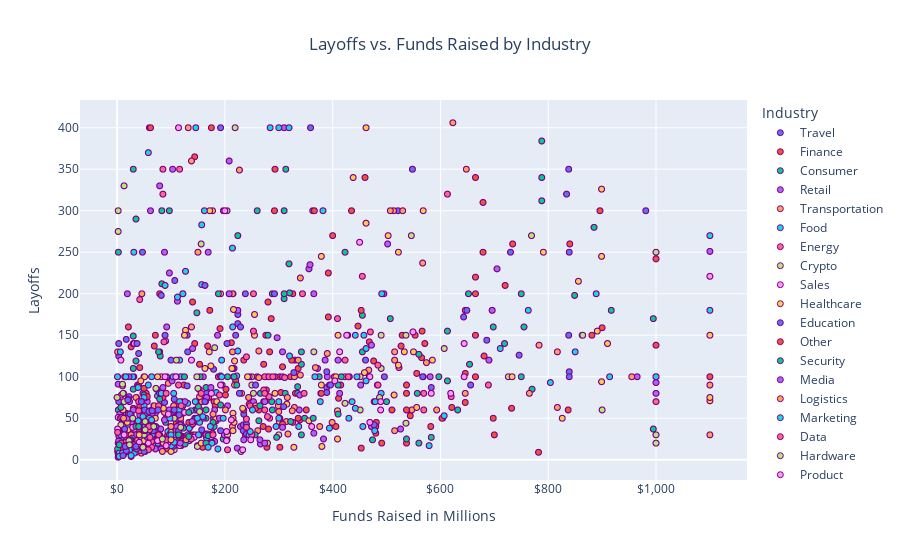

Notebook code for this chart:
### Code cell
# Enhanced scatter plot for layoffs vs. funds raised colored by industry
fig_funds = px.scatter(
    clean_df,
    x = 'Funds_Raised',
    y = 'Layoffs',
    title = 'Layoffs vs. Funds Raised by Industry',
    color = 'Industry',
    hover_name = 'Company',
    labels = {'Funds_Raised': 'Funds Raised in Millions'}
)

# Formatting title and x-axis
fig_funds.update_layout(
    title_x = 0.5,
    xaxis_tickprefix = '$',
    xaxis_tickformat = ',.0f'
)

fig_funds.update_traces(marker = {'line': {'color': '#800080', 'width': 1}})

fig_funds.show()

### Figure 1 — Plotly figure (JSON) as saved in the notebook; plotly's stock layout.template omitted (floating-point values rounded to 4 significant figures; data arrays with more than 128 entries replaced by an {"elided": "..."} marker saying what was removed)
{"data": [{"hovertemplate": "<b>%{hovertext}</b><br><br>Industry=Travel<br>Funds Raised in Millions=%{x}<br>Layoffs=%{y}<extra></extra>", "hovertext": ["Vacasa", "Sonder", "Kiwi.com", "TripAdvisor", "Hopper", "Evolve", "Inspirato", "Evolve", "Sonder", "Inspirato", "AvantStay", "Sonder", "Impala", "Pollen", "GetYourGuide", "MakeMyTrip", "Skyscanner", "MakeMyTrip", "PickYourTrail", "Pollen", "Kayak / OpenTable", "Horizn Studios", "Klook", "Frontdesk", "FabHotels", "TravelTriangle", "TripActions", "WanderJaunt", "Sonder", "The Guild", "Remote Year", "Inspirato"], "legendgroup": "Travel", "marker": {"color": "#636efa", "line": {"color": "#800080", "width": 1}, "symbol": "circle"}, "mode": "markers", "name": "Travel", "showlegend": true, "type": "scattergl", "x": [834, 839, 107, 3, 730, 224, 179, 224, 839, 179, 686, 839, 32, 238, 656, 548, 197.2, 548, 3, 88, 229, 30, 521, 3, 48, 47, 981, 26, 359, 36, 17, 79], "xaxis": "x", "y": [320, 106, 216, 125, 250, 175, 50, 164, 100, 109, 144, 250, 30, 200, 90, 350, 300, 350, 70, 69, 160, 15, 300, 35, 80, 250, 300, 56, 400, 38, 50, 130], "yaxis": "y"}, {"hovertemplate": "<b>%{hovertext}</b><br><br>Industry=Finance<br>Funds Raised in Millions=%{x}<br>Layoffs=%{y}<extra></extra>", "hovertext": {"elided": "171 str values"}, "legendgroup": "Finance", "marker": {"color": "#EF553B", "line": {"color": "#800080", "width": 1}, "symbol": "circle"}, "mode": "markers", "name": "Finance", "showlegend": true, "type": "scattergl", "x": {"elided": "171 int values"}, "xaxis": "x", "y": {"elided": "171 int values"}, "yaxis": "y"}, {"hovertemplate": "<b>%{hovertext}</b><br><br>Industry=Consumer<br>Funds Raised in Millions=%{x}<br>Layoffs=%{y}<extra></extra>", "hovertext": ["Bumble", "Storytel", "Mozilla", "iRobot", "Discord", "Loco", "Discord", "Sonos", "Linktree", "Koo", "Eventbrite", "iRobot", "DraftKings", "Tilting Point", "Thumbtack", "Houzz", "Wildlife Studios", "Kabam", "Linktree", "iRobot", "Jam City", "Lightricks", "Niantic", "Superhuman", "Gather", "IRL", "Mobile Premier League", "Airtime", "Skillz", "Picsart", "Cameo", "Xiaohongshu", "Glossier", "Mozilla", "Sonos", "BookMyShow", "Jiobit", "Houzz", "GoPro", "VSCO", "GetNinjas", "Iflix", "Rover", "Thumbtack"], "legendgroup": "Consumer", "marker": {"color": "#00cc96", "line": {"color": "#800080", "width": 1}, "symbol": "circle"}, "mode": "markers", "name": "Consumer", "showlegend": true, "type": "scattergl", "x": [313, 312, 2.3, 30, 995, 52, 995, 455.2, 165, 50, 557, 30, 719, 235, 698, 613, 260, 244, 165, 30, 652, 335, 770, 108, 76, 197, 375, 33, 287, 195, 165, 917, 266, 2.3, 455.2, 224, 12, 613, 288, 90, 16, 348, 310, 423], "xaxis": "x", "y": [350, 80, 60, 350, 170, 40, 37, 130, 60, 78, 80, 85, 140, 60, 160, 95, 300, 35, 50, 140, 200, 80, 85, 23, 30, 25, 100, 30, 70, 90, 87, 180, 80, 250, 174, 270, 6, 155, 200, 45, 11, 50, 194, 250], "yaxis": "y"}, {"hovertemplate": "<b>%{hovertext}</b><br><br>Industry=Retail<br>Funds Raised in Millions=%{x}<br>Layoffs=%{y}<extra></extra>", "hovertext": ["Finder", "Tails.com", "Riskified", "BlissClub", "Rent the Runway", "Trigo", "Etsy", "ManoMano", "Hodinkee", "Omuni", "Copia", "Artsy", "Away", "Redbubble", "Meesho", "Karma", "Airtasker", "Livspace", "Leafly", "Dukaan", "Boxed", "Fetch", "The RealReal", "Chrono24", "DealShare", "Enjoei", "Saks.com", "Cart.com", "Moglix", "Everlane", "UpScalio", "Back Market", "BigCommerce", "Carousell", "Ula", "Thread", "Lyst", "SIRCLO", "Trax", "Salsify", "Leafly", "Pomelo Fashion", "Packable", "Marketforce", "MadeiraMadeira", "Shogun", "Mejuri", "Glossier", "Heroes", "Involves", "Syte", "Enjoy", "Nate", "StockX", "Trax", "Bonsai", "CityMall", "Swappie", "Berlin Brands Group", "Stitch Fix", "Boozt", "iPrice Group", "VTEX", "AliExpress Russia", "Bonsai", "Facily", "Trell", "Worksmith", "Glossier", "Zilingo", "Branch", "The Sill", "Trax", "Shipsi", "StockX", "Casper", "Zilingo", "Shop101", "The RealReal", "Mejuri", "Meesho", "Ibotta", "Away", "Minted", "Salsify", "1stdibs", "ThirdLove", "B8ta", "GoSpotCheck", "Leafly", "Tamara Mellon"], "legendgroup": "Retail", "marker": {"color": "#ab63fa", "line": {"color": "#800080", "width": 1}, "symbol": "circle"}, "mode": "markers", "name": "Retail", "showlegend": true, "type": "scattergl", "x": [30, 5, 229, 20, 526, 199, 97, 705, 40, 10, 103, 100, 181, 55, 1100, 34, 26, 431, 71, 17, 365, 581, 356, 205, 390, 14, 965, 383, 472, 176, 62, 1000, 224, 372, 140, 40, 144, 92, 1000, 452, 71, 120, 472, 42, 338, 114, 28, 266, 265, 23, 71, 310, 47, 690, 1000, 27, 112, 169, 1000, 79, 56, 26, 365, 60, 27, 502, 62, 3.8, 186.4, 307, 2, 7, 386, 2, 160, 339, 307, 19, 358, 28, 215, 85, 181, 297, 97, 253, 68, 88, 47, 2, 90], "xaxis": "x", "y": [60, 55, 40, 21, 37, 30, 225, 230, 24, 60, 350, 35, 22, 70, 251, 20, 45, 100, 40, 56, 32, 100, 230, 65, 100, 31, 100, 25, 40, 30, 25, 93, 180, 110, 134, 30, 50, 160, 80, 90, 56, 55, 138, 54, 60, 48, 50, 19, 24, 70, 13, 400, 30, 120, 100, 30, 191, 250, 100, 330, 70, 50, 200, 400, 29, 260, 300, 30, 150, 100, 3, 20, 120, 20, 100, 78, 44, 200, 235, 36, 200, 87, 60, 147, 60, 70, 65, 250, 23, 91, 20], "yaxis": "y"}, {"hovertemplate": "<b>%{hovertext}</b><br><br>Industry=Transportation<br>Funds Raised in Millions=%{x}<br>Layoffs=%{y}<extra></extra>", "hovertext": ["Voi", "Innoviz", "First Mode", "Our Next Energy", "Nexar", "Spinny", "Eroad", "TrueCar", "Zoomo", "AEye", "Wejo", "Moladin", "REE Automotive", "Tier Mobility", "Bounce", "TuSimple", "Buser", "Otonomo", "Motive", "Voi", "Carwow", "Zoomo", "Spin", "99", "Tier Mobility", "Rad Power Bikes", "Canoo", "Clutch", "Oye Rickshaw", "Baton", "Superpedestrian", "Voi", "Bird", "SWVL", "Rad Power Bikes", "Virgin Hyperloop", "Bounce", "Waze", "Bounce", "SpotHero", "TrueCar", "Ridecell", "Lime", "Divergent 3D", "Ike", "CarGurus", "Kodiak Robotics", "Zoox", "Scoop", "BusBud", "Turo", "Bird", "Getaround", "Zipcar", "HopSkipDrive"], "legendgroup": "Transportation", "marker": {"color": "#FFA15A", "line": {"color": "#800080", "width": 1}, "symbol": "circle"}, "mode": "markers", "name": "Transportation", "showlegend": true, "type": "scattergl", "x": [515, 547, 9, 390, 149, 513, 46, 340, 105, 314, 376, 138, 317, 646, 214, 648, 138, 231, 567, 515, 157, 105, 8, 244, 646, 329, 300, 153, 13, 13, 261, 515, 783, 132, 329, 368, 214.2, 67, 214.2, 117, 340, 73, 765, 88, 52, 1, 40, 955, 95, 21, 467, 623, 403, 107, 45], "xaxis": "x", "y": [120, 60, 48, 128, 17, 300, 200, 102, 27, 46, 40, 360, 31, 80, 40, 350, 160, 80, 237, 130, 70, 65, 78, 75, 180, 63, 58, 76, 40, 16, 35, 35, 138, 400, 100, 111, 200, 30, 130, 40, 219, 35, 80, 57, 10, 130, 15, 100, 92, 23, 108, 406, 100, 100, 8], "yaxis": "y"}, {"hovertemplate": "<b>%{hovertext}</b><br><br>Industry=Food<br>Funds Raised in Millions=%{x}<br>Layoffs=%{y}<extra></extra>", "hovertext": ["Gro Intelligence", "Licious", "7Shifts", "FreshDirect", "Beyond Meat", "Dunzo", "7shifts", "Grabango", "Twiga", "WayCool", "Perfect Day", "Ritual", "Olo", "Grubhub", "Flink", "Cornershop", "Ynsect", "Dunzo", "BharatAgri", "Chope", "ChowNow", "Wonder", "Vendease", "Kitopi", "Zomato", "Twiga", "Iron Ox", "Oda", "Oda", "Oda", "Beyond Meat", "Beyond Meat", "Foxtrot", "Beyond Meat", "Lunchbox", "ChowNow", "Ritual", "Aqgromalin", "JOKR", "Weee!", "Food52", "Zak", "Food52", "Liv Up", "Daily Harvest", "Quandoo", "Postmates", "Thriver", "Sweetgreen", "TouchBistro", "Spyce", "ezCater", "Ritual", "Synergysuite", "Iris Nova", "Bevi"], "legendgroup": "Food", "marker": {"color": "#19d3f3", "line": {"color": "#800080", "width": 1}, "symbol": "circle"}, "mode": "markers", "name": "Food", "showlegend": true, "type": "scattergl", "x": [118, 490, 131, 280, 122, 458, 131, 94, 157, 363, 711, 134, 184, 284, 1000, 31, 579, 382, 21, 50, 64, 850, 43, 804, 914, 157, 103, 377, 477, 479, 122, 122, 166, 122, 72, 64, 134, 12, 430, 863, 176, 29, 176, 118, 120, 39, 763, 53, 478, 224, 26, 319, 112, 6, 15, 60], "xaxis": "x", "y": [20, 80, 68, 100, 65, 150, 30, 34, 283, 300, 134, 38, 81, 400, 100, 250, 17, 300, 40, 65, 40, 130, 27, 93, 100, 211, 50, 70, 70, 70, 200, 200, 26, 40, 60, 100, 23, 80, 50, 150, 21, 100, 20, 100, 60, 87, 180, 75, 35, 131, 4, 400, 196, 5, 9, 30], "yaxis": "y"}, {"hovertemplate": "<b>%{hovertext}</b><br><br>Industry=Energy<br>Funds Raised in Millions=%{x}<br>Layoffs=%{y}<extra></extra>", "hovertext": ["Otovo", "Aurora Solar", "NuScale Power", "Enphase Energy", "Nori", "Brighte", "RigUp", "Ecobee"], "legendgroup": "Energy", "marker": {"color": "#FF6692", "line": {"color": "#800080", "width": 1}, "symbol": "circle"}, "mode": "markers", "name": "Energy", "showlegend": true, "type": "scattergl", "x": [247, 523, 470, 116, 13, 145, 423, 149], "xaxis": "x", "y": [65, 111, 154, 350, 10, 30, 120, 47], "yaxis": "y"}, {"hovertemplate": "<b>%{hovertext}</b><br><br>Industry=Crypto<br>Funds Raised in Millions=%{x}<br>Layoffs=%{y}<extra></extra>", "hovertext": ["Fireblocks", "Polygon", "Chainalysis", "Chia Network", "TaxBit", "Autograph", "TRM Labs", "Community Gaming", "Anchorage Digital", "Polygon", "Fireblocks", "Protocol Labs", "Chainalysis", "Matrixport", "Shakepay", "Luno", "Blockchain.com", "ConsenSys", "Huobi", "CoinJar", "Candy Digital", "Lemon", "Quidax", "Ocavu", "Exodus", "Dapper Labs", "2TM", "Coinsquare", "Immutable", "Blockchain.com", "Gemini", "Unstoppable Domains", "Bullish", "Celsius", "Abra", "Huobi", "Banxa", "Bitpanda", "BitOasis", "TIFIN", "BlockFi", "Crypto.com", "Gemini", "2TM", "Bitso", "Buenbit", "BitMEX", "ConsenSys"], "legendgroup": "Crypto", "marker": {"color": "#B6E880", "line": {"color": "#800080", "width": 1}, "symbol": "circle"}, "mode": "markers", "name": "Crypto", "showlegend": true, "type": "scattergl", "x": [1000, 451, 536, 70, 253, 205, 149, 18, 487, 451, 1000, 10, 536, 100, 45, 13, 490, 726, 2, 1, 100, 17, 3, 11, 60, 607, 250, 98, 279, 490, 423, 7, 300, 864, 106, 2, 13, 546, 30, 204, 1000, 156, 423, 250, 378, 11, 0, 10], "xaxis": "x", "y": [20, 60, 150, 26, 80, 30, 16, 17, 75, 100, 30, 89, 44, 29, 21, 330, 110, 100, 275, 10, 33, 100, 20, 20, 59, 134, 100, 30, 20, 150, 68, 42, 30, 150, 12, 300, 70, 270, 9, 24, 250, 260, 100, 90, 80, 80, 75, 91], "yaxis": "y"}, {"hovertemplate": "<b>%{hovertext}</b><br><br>Industry=Sales<br>Funds Raised in Millions=%{x}<br>Layoffs=%{y}<extra></extra>", "hovertext": ["Impact.com", "Bullhorn", "Highspot", "ZoomInfo", "Crossbeam", "Outreach", "ServiceTitan", "Gong", "Salesloft", "Highspot", "PartnerStack", "Springbig", "CaptivateIQ", "Pipedrive", "Khoros", "6sense", "Demandbase", "Outreach", "Introhive", "Forma.ai", "Mercos", "Loopio"], "legendgroup": "Sales", "marker": {"color": "#FF97FF", "line": {"color": "#800080", "width": 1}, "symbol": "circle"}, "mode": "markers", "name": "Sales", "showlegend": true, "type": "scattergl", "x": [361, 32, 644, 7, 116, 489, 1100, 583, 245, 644, 36, 32, 164, 90, 138, 426, 143, 489, 125, 58, 2, 11], "xaxis": "x", "y": [40, 140, 140, 120, 17, 70, 221, 80, 100, 100, 40, 37, 31, 143, 120, 150, 27, 60, 57, 15, 51, 11], "yaxis": "y"}, {"hovertemplate": "<b>%{hovertext}</b><br><br>Industry=Healthcare<br>Funds Raised in Millions=%{x}<br>Layoffs=%{y}<extra></extra>", "hovertext": ["Cue Health", "SonderMind", "Nevro", "BenchSci", "NanoString Technologies", "Cue Health", "InSightec", "Nomad Health", "Carbon Health", "Absci", "Kenko Health", "Huma", "Kenko Health", "Doximity", "23andMe", "TytoCare", "Headspace", "CareRev", "23andMe", "Cityblock Health", "Twist Bioscience", "Healthy.io", "Cue Health", "Examedi", "iCAD", "Pristyn Care", "Cerebral", "Olive AI", "Beam Benefits", "Wheel", "Guardant Health", "Innovaccer", "MediBuddy", "Teladoc Health", "Clue", "Akili Labs", "Headspace", "Komodo Health", "Alice", "Synthego", "Pear Therapeutics", "Pear Therapeutics", "Plum", "Repertoire Immune Medicines", "Kry", "Cerebral", "OrCam", "Antidote Health", "Synapsica", "Redesign Health", "BioMarin", "Vesalius Therapeutics", "Brave Care", "Innovaccer", "GoodRx", "TCR2", "54gene", "Wheel", "AlayaCare", "Sema4", "ContraFect", "Truepill", "Calm", "Quanterix", "10X Genomics", "Pear Therapeutics ", "Eucalyptus", "Clarify Health", "RealSelf", "Calibrate", "Sidecar Health", "Vezeeta", "HealthMatch", "Sami", "Breathe", "Sanar", "Truepill", "Carbon Health", "Kry", "Adaptive Biotechnologies", "Alto Pharmacy", "Redox", "Welkin Health", "RealSelf", "Komodo Health", "Forward", "Sage Therapeutics", "Opencare", "PatientPop", "Incredible Health"], "legendgroup": "Healthcare", "marker": {"color": "#FECB52", "line": {"color": "#800080", "width": 1}, "symbol": "circle"}, "mode": "markers", "name": "Healthcare", "showlegend": true, "type": "scattergl", "x": [899, 183, 556, 164, 826, 899, 733, 218, 522, 238, 14, 217, 14, 82, 1100, 156, 216, 51, 1100, 891, 503, 185, 899, 19, 59, 177, 462, 856, 168, 215, 550, 379, 192, 172, 47, 301, 215, 514, 174, 459, 409, 409, 20, 257, 568, 462, 86, 36, 4, 315, 585, 75, 42, 379, 910, 173, 44, 215, 293, 791, 380, 255, 218, 533, 242, 409, 69, 328, 42, 127, 163, 71, 20, 36, 6, 11, 255, 522, 568, 406, 356, 50, 29, 42, 50, 100, 438, 24, 75, 15], "xaxis": "x", "y": [245, 49, 63, 70, 50, 94, 100, 119, 114, 30, 50, 45, 50, 100, 71, 20, 181, 100, 75, 155, 270, 70, 326, 45, 23, 300, 285, 215, 31, 56, 130, 245, 200, 300, 31, 46, 50, 78, 113, 105, 59, 59, 36, 65, 300, 400, 62, 23, 30, 67, 120, 29, 40, 90, 140, 30, 95, 35, 80, 250, 16, 175, 90, 130, 100, 25, 50, 15, 11, 156, 110, 50, 18, 75, 50, 60, 150, 250, 100, 100, 47, 44, 10, 40, 23, 10, 340, 18, 100, 9], "yaxis": "y"}, {"hovertemplate": "<b>%{hovertext}</b><br><br>Industry=Education<br>Funds Raised in Millions=%{x}<br>Layoffs=%{y}<extra></extra>", "hovertext": ["Top Hat", "Physics Wallah", "SchoolMint", "Paper", "Top Hat", "Paper", "Chegg", "Trybe", "Guild", "Paper", "Domestika", "Course Hero", "LearnUpon", "Thinkific", "Pluralsight", "Outschool", "Teachmint", "ApplyBoard", "Unacademy", "Udacity", "Trybe", "LEAD", "On Deck", "Career Karma", "Outschool", "MasterClass", "Unacademy", "Studio", "Preply", "BookClub", "FrontRow", "Vedantu", "On Deck", "Domestika", "Thinkific", "Flockjay", "Instructure", "Top Hat", "ContaAzul", "Coding Dojo"], "legendgroup": "Education", "marker": {"color": "#636efa", "line": {"color": "#800080", "width": 1}, "symbol": "circle"}, "mode": "markers", "name": "Education", "showlegend": true, "type": "scattergl", "x": [234, 100, 8, 389, 234, 389, 227, 40, 643, 389, 130, 477, 56, 22, 192, 240, 118, 483, 838, 235, 40, 166, 20, 51, 240, 461, 838, 50, 100, 26, 17, 292, 20, 130, 22, 14, 89, 104, 37, 2], "xaxis": "x", "y": [35, 120, 29, 87, 42, 106, 80, 128, 172, 81, 89, 42, 27, 76, 400, 43, 45, 90, 350, 55, 47, 80, 73, 60, 31, 120, 150, 33, 26, 12, 145, 200, 72, 150, 100, 37, 150, 16, 140, 7], "yaxis": "y"}, {"hovertemplate": "<b>%{hovertext}</b><br><br>Industry=Other<br>Funds Raised in Millions=%{x}<br>Layoffs=%{y}<extra></extra>", "hovertext": ["Zoom", "WeTransfer", "Lucid Software", "Tekion", "Fable", "Calendly", "AudioCodes", "Torii", "ClickUp", "Vendr", "Similarweb", "AudioCodes", "Upwork", "Chief", "Benchling", "WalkMe", "Viasat", "Slite", "Symend", "MyGate", "Kinde", "Pico Interactive", "Smartsheet", "Electric", "Miro", "Workato", "Hubilo", "Benevity", "Starry", "Unico", "Qualtrics", "WalkMe", "SoundHound", "LeafLink", "ResearchGate", "TealBook", "Similarweb", "Lokalise", "Asana", "Jimdo", "SoundHound", "Unico", "Infarm", "Q4", "Fiverr", "Zencity", "Hopin", "Lendis", "Rows", "Tonkean", "Dutchie", "ClickUp", "Meero", "Hopin", "Element AI", "Automation Anywhere", "Submittable"], "legendgroup": "Other", "marker": {"color": "#EF553B", "line": {"color": "#800080", "width": 1}, "symbol": "circle"}, "mode": "markers", "name": "Other", "showlegend": true, "type": "scattergl", "x": [276, 64, 170, 435, 12, 351, 91, 65, 537, 216, 235, 91, 168, 140, 411, 307, 366, 15, 148, 79, 10, 62, 152, 212, 476, 415, 153, 69, 260, 336, 400, 307, 326, 379, 87, 73, 235, 56, 453, 28, 326, 336, 604, 91, 111, 51, 1000, 90, 25, 83, 603, 537, 293, 1000, 257, 840, 17], "xaxis": "x", "y": [150, 35, 75, 300, 13, 60, 80, 28, 90, 100, 60, 80, 137, 43, 74, 112, 300, 10, 50, 200, 8, 400, 85, 141, 119, 90, 115, 137, 100, 110, 270, 43, 200, 80, 25, 34, 120, 76, 180, 50, 45, 50, 50, 50, 60, 30, 242, 18, 18, 23, 50, 60, 350, 138, 62, 260, 30], "yaxis": "y"}, {"hovertemplate": "<b>%{hovertext}</b><br><br>Industry=Security<br>Funds Raised in Millions=%{x}<br>Layoffs=%{y}<extra></extra>", "hovertext": ["Proofpoint", "Orca Security", "At-Bay", "Veriff", "SecureWorks", "Kape Technologies", "Deep Instict", "Deepwatch", "Expel", "Dragos", "Akamai", "Sonatype", "Bishop Fox", "Zscaler", "Stytch", "Veriff", "SecureWorks", "AU10TIX", "Ermetic", "Jumpcloud", "Jumio", "ForeScout", "CyCognito", "Armis", "Perimeter 81", "Aqua Security", "OwnBackup", "Varonis", "Checkmarx", "Cybereason", "Snyk", "InfoSum", "Truiloo", "Immersive Labs", "NSO", "Tufin", "Malwarebytes", "Latch", "Transmit Security", "Aura", "Pipl", "IronNet", "IronNet", "Finite State", "Cybereason", "Latch", "Latch", "Lastline", "Veriff", "Tor", "Aqua Security"], "legendgroup": "Security", "marker": {"color": "#00cc96", "line": {"color": "#800080", "width": 1}, "symbol": "circle"}, "mode": "markers", "name": "Security", "showlegend": true, "type": "scattergl", "x": [885, 632, 296, 192, 83, 188, 322, 256, 288, 364, 35, 154, 146, 148, 126, 192, 83, 80, 97, 416, 205, 125, 153, 537, 165, 265, 507, 30, 92, 750, 849, 88, 474, 123, 1, 21, 80, 342, 583, 500, 19, 410, 410, 49, 750, 342, 342, 52, 7, 1, 100], "xaxis": "x", "y": [280, 60, 27, 101, 300, 200, 46, 30, 60, 50, 290, 100, 50, 177, 19, 66, 212, 19, 30, 100, 100, 100, 30, 25, 20, 65, 170, 110, 100, 200, 198, 20, 24, 38, 100, 55, 125, 115, 27, 70, 22, 90, 55, 16, 100, 130, 30, 50, 63, 13, 24], "yaxis": "y"}, {"hovertemplate": "<b>%{hovertext}</b><br><br>Industry=Media<br>Funds Raised in Millions=%{x}<br>Layoffs=%{y}<extra></extra>", "hovertext": ["Wattpad", "Storytel", "Audible", "Roku", "StreamElements", "Highsnobiety", "Plex", "Chingari", "TheSkimm", "BuzzFeed", "Roku", "Wattpad", "CNET", "Pocket Aces", "TheSkimm", "Vox Media", "SmartNews", "StreamElements", "Minute Media", "Kaltura", "BuzzFeed", "Roku", "Cloudinary", "Flipboard", "Acast", "Patreon", "Vox Media", "Substack", "Elementor", "OpenWeb", "Wave Sports and Entertainment", "Outside", "Legible", "Storytel", "The Athletic", "Culture Trip", "TheSkimm", "Patreon", "Group Nine Media", "Bustle Digital Group", "Highsnobiety", "Maven", "Overtime"], "legendgroup": "Media", "marker": {"color": "#ab63fa", "line": {"color": "#800080", "width": 1}, "symbol": "circle"}, "mode": "markers", "name": "Media", "showlegend": true, "type": "scattergl", "x": [117, 275, 14, 208, 111, 8, 81, 88, 28, 696, 208, 117, 20, 19, 28, 307, 410, 111, 160, 166, 696, 208, 100, 235, 126, 413, 307, 82, 65, 223, 65, 174, 3, 275, 139, 102, 28, 165, 190, 80, 8.5, 77, 35], "xaxis": "x", "y": [20, 80, 100, 360, 60, 24, 37, 48, 22, 180, 200, 42, 12, 50, 17, 130, 120, 40, 50, 75, 180, 200, 40, 24, 70, 80, 39, 13, 60, 14, 56, 87, 23, 100, 46, 95, 26, 30, 50, 24, 51, 31, 30], "yaxis": "y"}, {"hovertemplate": "<b>%{hovertext}</b><br><br>Industry=Logistics<br>Funds Raised in Millions=%{x}<br>Layoffs=%{y}<extra></extra>", "hovertext": ["Veho", "Flexe", "Flexe", "Freightos", "Convoy", "Project44", "Flock Freight", "Loggi", "GoBolt", "Forto", "Shippo", "FourKites", "Sendy", "Sendy", "Project44", "Fabric", "Sendle", "Swyft", "FarEye", "Convoy", "Stord", "Samsara", "Transfix", "Bringg", "EasyPost", "Arrive Logistics", "KeepTruckin", "uShip"], "legendgroup": "Logistics", "marker": {"color": "#FFA15A", "line": {"color": "#800080", "width": 1}, "symbol": "circle"}, "mode": "markers", "name": "Logistics", "showlegend": true, "type": "scattergl", "x": [299, 263, 263, 118, 1100, 817, 399, 507, 178, 593, 154, 201, 26, 26, 817, 336, 69, 20, 150, 1100, 325, 530, 128, 84, 12, 35, 227, 69], "xaxis": "x", "y": [65, 99, 131, 50, 30, 130, 45, 300, 55, 60, 60, 60, 54, 30, 63, 120, 27, 10, 250, 90, 59, 300, 24, 10, 50, 75, 349, 65], "yaxis": "y"}, {"hovertemplate": "<b>%{hovertext}</b><br><br>Industry=Marketing<br>Funds Raised in Millions=%{x}<br>Layoffs=%{y}<extra></extra>", "hovertext": ["MVPindex", "Inmobi", "FullStory", "VideoAmp", "Drift", "Captiv8", "Outbrain", "Airmeet", "Brightcove", "Permutive", "OneFootball", "Basis Technologies", "Wix", "TripleLift", "#Paid", "Innovid", "Namogoo", "Hootsuite", "Snappy", "OneFootball", "TechTarget", "Integral Ad Science", "Bizzabo", "Grin", "&Open", "Wayflyer", "Yotpo", "Liftoff", "Namogoo", "Hootsuite", "Hotmart", "Linkfire", "Momentive", "Pitch", "Taboola", "Amperity", "Permutive", "Hootsuite", "Perion", "Uberflip", "Unbounce", "Quantcast", "Skai", "Outbrain", "Lusha", "Hubilo", "SundaySky", "Emotive", "Bizzabo", "Voyage SMS", "Community", "Optimizely", "G2", "Cvent", "ShareChat", "Integral Ad Science", "Rubicon Project", "OpenX", "UPshow", "GumGum", "People.ai", "CleverTap", "LoopMe", "Button", "Quantcast", "VideoAmp", "Branch Metrics", "MediaMath", "Rock Content", "BounceX", "Wordstream", "Sojern", "TripleLift", "Showpad", "Crayon", "Usermind", "AdRoll", "DialSource", "OutboundEngine", "Flytedesk"], "legendgroup": "Marketing", "marker": {"color": "#19d3f3", "line": {"color": "#800080", "width": 1}, "symbol": "circle"}, "mode": "markers", "name": "Marketing", "showlegend": true, "type": "scattergl", "x": [27, 320, 197, 456, 107, 4, 394, 50, 145, 105, 442, 52, 58, 16, 21, 295, 69, 300, 104, 442, 115, 116, 194, 145, 35, 889, 436, 6, 69, 300, 127, 2, 1100, 137, 445, 187, 105, 300, 76, 42, 39, 65, 60, 394, 245, 153, 74, 78, 194, 10, 40, 251.2, 100.8, 146, 222, 116, 60, 70, 7, 58, 100, 76, 32, 64, 65, 106, 367, 607, 0.7, 75, 28, 162, 16, 159, 16, 46, 89, 26, 48, 4], "xaxis": "x", "y": [12, 125, 50, 40, 100, 8, 90, 75, 70, 80, 150, 40, 370, 100, 19, 40, 20, 70, 100, 62, 60, 120, 100, 60, 9, 200, 70, 130, 25, 50, 227, 35, 180, 59, 100, 13, 30, 400, 20, 31, 47, 40, 30, 38, 30, 45, 24, 30, 120, 8, 40, 60, 17, 400, 101, 70, 50, 35, 19, 90, 30, 60, 8, 48, 30, 21, 100, 53, 100, 77, 26, 300, 23, 52, 20, 15, 210, 5, 52, 4], "yaxis": "y"}, {"hovertemplate": "<b>%{hovertext}</b><br><br>Industry=Data<br>Funds Raised in Millions=%{x}<br>Layoffs=%{y}<extra></extra>", "hovertext": ["Sisense", "StellarAlgo", "MariaDB", "Verbit", "Matterport", "Sisense", "Alteryx", "Astronomer", "Amplitude", "Software AG", "Confluent", "Citrine Informatics", "Pecan AI", "Astronomer", "Revelate", "InfluxData", "Pliops", "Anodot", "SQream", "Anodot", "Verbit", "Qumulo", "Bright Machines", "SafeGraph", "DataRobot", "Rasa", "Hyperscience", "BitTitan", "Splunk", "Descartes Labs", "Mixpanel", "Segment", "App Annie", "Sisense", "NuoDB", "Domo", "Matterport", "Code42", "GrayMeta"], "legendgroup": "Data", "marker": {"color": "#FF6692", "line": {"color": "#800080", "width": 1}, "symbol": "circle"}, "mode": "markers", "name": "Data", "showlegend": true, "type": "scattergl", "x": [274, 16, 272, 569, 409, 274, 613, 282, 311, 344, 455, 64, 116, 282, 26, 119, 205, 64, 77, 64, 569, 347, 250, 61, 1000, 40, 289, 46, 40, 58, 77, 283, 156, 274, 85, 689, 114, 137.5, 7], "xaxis": "x", "y": [60, 21, 84, 60, 170, 100, 320, 100, 99, 200, 221, 22, 30, 76, 24, 65, 12, 35, 30, 15, 80, 80, 30, 27, 70, 59, 100, 70, 70, 12, 65, 50, 80, 80, 20, 90, 90, 25, 20], "yaxis": "y"}, {"hovertemplate": "<b>%{hovertext}</b><br><br>Industry=Hardware<br>Funds Raised in Millions=%{x}<br>Layoffs=%{y}<extra></extra>", "hovertext": ["Humane", "SiFive", "Western Digital", "Avidbots", "Twine Solutions "], "legendgroup": "Hardware", "marker": {"color": "#B6E880", "line": {"color": "#800080", "width": 1}, "symbol": "circle"}, "mode": "markers", "name": "Hardware", "showlegend": true, "type": "scattergl", "x": [230, 365, 900, 106, 50], "xaxis": "x", "y": [10, 130, 60, 50, 30], "yaxis": "y"}, {"hovertemplate": "<b>%{hovertext}</b><br><br>Industry=Product<br>Funds Raised in Millions=%{x}<br>Layoffs=%{y}<extra></extra>", "hovertext": ["Incredibuild", "Zeplin", "Pendo", "GitLab", "Gitpod", "Xentral", "Netlify", "Loom", "Pendo", "Nylas", "Stedi", "Bryter", "Stream", "Sourcegraph", "Loom", "Mural", "Builder", "Glitch", "Jama"], "legendgroup": "Product", "marker": {"color": "#FF97FF", "line": {"color": "#800080", "width": 1}, "symbol": "circle"}, "mode": "markers", "name": "Product", "showlegend": true, "type": "scattergl", "x": [35, 1, 469, 413, 41, 94, 212, 203, 469, 175, 75, 89, 58, 248, 203, 192, 29, 30, 233], "xaxis": "x", "y": [40, 37, 100, 130, 21, 20, 48, 23, 45, 80, 23, 100, 20, 24, 34, 90, 39, 18, 12], "yaxis": "y"}, {"hovertemplate": "<b>%{hovertext}</b><br><br>Industry=AI<br>Funds Raised in Millions=%{x}<br>Layoffs=%{y}<extra></extra>", "hovertext": ["Dataminr", "Deepgram"], "legendgroup": "AI", "marker": {"color": "#FECB52", "line": {"color": "#800080", "width": 1}, "symbol": "circle"}, "mode": "markers", "name": "AI", "showlegend": true, "type": "scattergl", "x": [1100, 86], "xaxis": "x", "y": [150, 20], "yaxis": "y"}, {"hovertemplate": "<b>%{hovertext}</b><br><br>Industry=HR<br>Funds Raised in Millions=%{x}<br>Layoffs=%{y}<extra></extra>", "hovertext": ["Sana Benefits", "Atlas", "BetterUp", "Gupy", "PayScale", "Gloat", "Culture Amp", "Glassdoor", "Workhuman", "PayFit", "Gusto", "Eightfold AI", "Lattice", "Workmotion", "Glints", "Vee", "WorkRamp", "Compete", "Skedulo", "Plato", "Woven", "Vee", "The Mom Project", "Remote", "Checkr", "Culture Amp", "Lattice", "Deputy", "Namely", "Zenefits", "When I Work", "Parsable", "Envoy", "PerkSpot", "The Predictive Index", "Dynamic Signal", "Hibob"], "legendgroup": "HR", "marker": {"color": "#636efa", "line": {"color": "#800080", "width": 1}, "symbol": "circle"}, "mode": "markers", "name": "HR", "showlegend": true, "type": "scattergl", "x": [106, 220, 567, 105, 33, 192, 257, 204, 131, 495, 746, 396, 328, 76, 82, 15, 67, 17, 114, 3, 11, 15, 115, 496, 309, 157, 49, 106, 217, 583, 24, 72, 59, 50, 65, 114, 45], "xaxis": "x", "y": [73, 150, 100, 58, 14, 35, 90, 140, 130, 200, 126, 90, 105, 60, 198, 17, 35, 11, 31, 29, 5, 16, 54, 100, 64, 36, 16, 60, 110, 87, 55, 40, 58, 10, 59, 35, 70], "yaxis": "y"}, {"hovertemplate": "<b>%{hovertext}</b><br><br>Industry=Unknown<br>Funds Raised in Millions=%{x}<br>Layoffs=%{y}<extra></extra>", "hovertext": ["Appsmith"], "legendgroup": "Unknown", "marker": {"color": "#EF553B", "line": {"color": "#800080", "width": 1}, "symbol": "circle"}, "mode": "markers", "name": "Unknown", "showlegend": true, "type": "scattergl", "x": [51], "xaxis": "x", "y": [35], "yaxis": "y"}, {"hovertemplate": "<b>%{hovertext}</b><br><br>Industry=Real Estate<br>Funds Raised in Millions=%{x}<br>Layoffs=%{y}<extra></extra>", "hovertext": ["Homeday", "AppFolio", "Archipelago", "Point", "Redfin", "Loft", "Homebot", "Loft", "Lev", "Veev", "Flyhomes", "Zillow", "Zeus Living", "Pacaso", "Homie", "Divvy Homes", "Apartment List", "Flyhomes", "Kiavi", "Loft", "Zumper", "QuintoAndar", "Knock", "Homie", "Rhino", "Knotel", "CrowdStreet", "Zeus Living", "Cadre", "JetClosing", "QuintoAndar", "Loft", "Eden / Managed By Q", "Redfin", "Industrious", "Blueground", "Knotel", "Zeus Living", "Convene"], "legendgroup": "Real Estate", "marker": {"color": "#00cc96", "line": {"color": "#800080", "width": 1}, "symbol": "circle"}, "mode": "markers", "name": "Real Estate", "showlegend": true, "type": "scattergl", "x": [71, 30, 57, 149, 320, 788, 4, 788, 114, 597, 310, 97, 151, 217, 35, 180, 169, 310, 240, 788, 178, 755, 654, 35, 133, 560, 24, 79, 133, 24, 335, 263, 40, 319, 222, 77, 560, 79, 280], "xaxis": "x", "y": [40, 149, 40, 61, 201, 340, 18, 312, 30, 100, 300, 300, 64, 100, 40, 40, 29, 200, 39, 384, 45, 160, 115, 119, 57, 20, 24, 73, 28, 20, 88, 47, 40, 236, 90, 130, 127, 80, 150], "yaxis": "y"}, {"hovertemplate": "<b>%{hovertext}</b><br><br>Industry=Manufacturing<br>Funds Raised in Millions=%{x}<br>Layoffs=%{y}<extra></extra>", "hovertext": ["Augury", "Augury"], "legendgroup": "Manufacturing", "marker": {"color": "#ab63fa", "line": {"color": "#800080", "width": 1}, "symbol": "circle"}, "mode": "markers", "name": "Manufacturing", "showlegend": true, "type": "scattergl", "x": [274, 274], "xaxis": "x", "y": [70, 20], "yaxis": "y"}, {"hovertemplate": "<b>%{hovertext}</b><br><br>Industry=Aerospace<br>Funds Raised in Millions=%{x}<br>Layoffs=%{y}<extra></extra>", "hovertext": ["Planet", "Sarcos", "Astra"], "legendgroup": "Aerospace", "marker": {"color": "#FFA15A", "line": {"color": "#800080", "width": 1}, "symbol": "circle"}, "mode": "markers", "name": "Aerospace", "showlegend": true, "type": "scattergl", "x": [574, 316, 100], "xaxis": "x", "y": [117, 75, 40], "yaxis": "y"}, {"hovertemplate": "<b>%{hovertext}</b><br><br>Industry=Infrastructure<br>Funds Raised in Millions=%{x}<br>Layoffs=%{y}<extra></extra>", "hovertext": ["New Relic", "Edgio", "Mux", "Megaport", "BigPanda", "DigitalOcean", "Edgio", "Mux", "New Relic", "Nutanix", "Teleport", "Hologram", "New Relic", "D2iQ", "Sauce Labs", "Puppet", "CTO.ai"], "legendgroup": "Infrastructure", "marker": {"color": "#19d3f3", "line": {"color": "#800080", "width": 1}, "symbol": "circle"}, "mode": "markers", "name": "Infrastructure", "showlegend": true, "type": "scattergl", "x": [214, 462, 173, 98, 337, 491, 462, 173, 214, 1100, 169, 82, 214.5, 247, 151, 149, 7], "xaxis": "x", "y": [255, 134, 40, 50, 40, 200, 95, 40, 110, 270, 15, 80, 160, 34, 30, 50, 30], "yaxis": "y"}, {"hovertemplate": "<b>%{hovertext}</b><br><br>Industry=Support<br>Funds Raised in Millions=%{x}<br>Layoffs=%{y}<extra></extra>", "hovertext": ["Zendesk", "Freshworks", "Sprinklr", "8x8", "Exotel", "Personetics", "Uniphore", "Freshworks", "Intercom", "Zendesk", "8x8", "Ada", "LivePerson", "Intercom", "TaskUs", "Intercom", "Ada Support", "Movidesk", "Clinc", "Unbabel", "Cogito"], "legendgroup": "Support", "marker": {"color": "#FF6692", "line": {"color": "#800080", "width": 1}, "symbol": "circle"}, "mode": "markers", "name": "Support", "showlegend": true, "type": "scattergl", "x": [85, 484, 429, 253, 87, 178, 620, 484, 240, 85, 253, 190, 42, 240, 279, 240, 60, 1, 59, 91, 92], "xaxis": "x", "y": [320, 114, 100, 155, 142, 30, 76, 90, 124, 350, 200, 78, 193, 49, 52, 39, 36, 33, 40, 80, 24], "yaxis": "y"}, {"hovertemplate": "<b>%{hovertext}</b><br><br>Industry=Recruiting<br>Funds Raised in Millions=%{x}<br>Layoffs=%{y}<extra></extra>", "hovertext": ["ZipRecruiter", "Stack Overflow", "Greenhouse", "Talent.com", "Textio", "Gem", "Built In", "Dover", "Hireology", "Glassdoor", "Andela", "Stack Overflow", "Workable", "Greenhouse", "Lever", "Kenoby", "Jobcase", "Wonolo", "ZipRecruiter", "Textio", "Triplebyte"], "legendgroup": "Recruiting", "marker": {"color": "#B6E880", "line": {"color": "#800080", "width": 1}, "symbol": "circle"}, "mode": "markers", "name": "Recruiting", "showlegend": true, "type": "scattergl", "x": [769, 153, 110, 150, 42, 148, 29, 22, 52, 204, 181, 68, 84, 110, 72, 23, 118, 52, 219, 41, 48], "xaxis": "x", "y": [270, 58, 100, 86, 15, 100, 50, 23, 36, 300, 135, 40, 25, 120, 86, 18, 39, 46, 400, 30, 15], "yaxis": "y"}, {"hovertemplate": "<b>%{hovertext}</b><br><br>Industry=Fitness<br>Funds Raised in Millions=%{x}<br>Layoffs=%{y}<extra></extra>", "hovertext": ["Zwift", "Fittr", "iFit", "MindBody", "Urban Sports Club", "WHOOP", "Tonal", "ClassPass", "eGym", "Zenoti"], "legendgroup": "Fitness", "marker": {"color": "#FF97FF", "line": {"color": "#800080", "width": 1}, "symbol": "circle"}, "mode": "markers", "name": "Fitness", "showlegend": true, "type": "scattergl", "x": [619, 13, 200, 114, 95, 404, 450, 549, 109, 91], "xaxis": "x", "y": [80, 30, 300, 400, 55, 95, 262, 154, 100, 17], "yaxis": "y"}, {"hovertemplate": "<b>%{hovertext}</b><br><br>Industry=Legal<br>Funds Raised in Millions=%{x}<br>Layoffs=%{y}<extra></extra>", "hovertext": ["Exterro", "SirionLabs", "CS Disco", "Relativity", "Lawgeex", "Notarize", "OneTrust"], "legendgroup": "Legal", "marker": {"color": "#FECB52", "line": {"color": "#800080", "width": 1}, "symbol": "circle"}, "mode": "markers", "name": "Legal", "showlegend": true, "type": "scattergl", "x": [100, 171, 233, 125, 41, 213, 410], "xaxis": "x", "y": [24, 130, 62, 150, 30, 110, 150], "yaxis": "y"}, {"hovertemplate": "<b>%{hovertext}</b><br><br>Industry=Construction<br>Funds Raised in Millions=%{x}<br>Layoffs=%{y}<extra></extra>", "hovertext": ["Bridgit", "RenoRun", "RenoRun", "Yojak", "Procore", "Rhumbix"], "legendgroup": "Construction", "marker": {"color": "#636efa", "line": {"color": "#800080", "width": 1}, "symbol": "circle"}, "mode": "markers", "name": "Construction", "showlegend": true, "type": "scattergl", "x": [36, 163, 163, 3, 649, 35], "xaxis": "x", "y": [13, 210, 70, 140, 180, 16], "yaxis": "y"}], "layout": {"legend": {"title": {"text": "Industry"}, "tracegroupgap": 0}, "title": {"text": "Layoffs vs. Funds Raised by Industry", "x": 0.5}, "xaxis": {"anchor": "y", "domain": [0, 1], "tickformat": ",.0f", "tickprefix": "$", "title": {"text": "Funds Raised in Millions"}}, "yaxis": {"anchor": "x", "domain": [0, 1], "title": {"text": "Layoffs"}}}}
